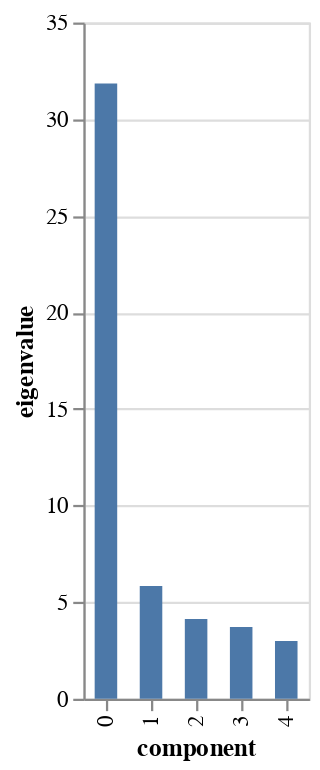

The code cell stored with this chart in its notebook:
### Markdown cell above
Eigenvalues can also be visualized with a [scree plot](https://www.wikiwand.com/en/Scree_plot).

### Code cell
pca.scree_plot()

### Figure 1 — Vega-Lite specification as saved in the notebook (floating-point values rounded to 4 significant figures)
{"config": {"view": {"continuousWidth": 400, "continuousHeight": 300}}, "data": {"name": "data-13c1d6612ebee8c784cd0e1f27827df4"}, "mark": {"type": "bar", "size": 10}, "encoding": {"tooltip": [{"field": "component", "type": "nominal"}, {"field": "eigenvalue", "type": "quantitative"}, {"field": "% of variance", "type": "quantitative"}, {"field": "% of variance (cumulative)", "type": "quantitative"}], "x": {"field": "component", "type": "nominal"}, "y": {"field": "eigenvalue", "type": "quantitative"}}, "$schema": "https://vega.github.io/schema/vega-lite/v4.17.0.json", "datasets": {"data-13c1d6612ebee8c784cd0e1f27827df4": [{"component": "0", "eigenvalue": 31.84, "% of variance": 35.38, "% of variance (cumulative)": 35.38}, {"component": "1", "eigenvalue": 5.832, "% of variance": 6.48, "% of variance (cumulative)": 41.86}, {"component": "2", "eigenvalue": 4.124, "% of variance": 4.583, "% of variance (cumulative)": 46.44}, {"component": "3", "eigenvalue": 3.719, "% of variance": 4.133, "% of variance (cumulative)": 50.57}, {"component": "4", "eigenvalue": 2.989, "% of variance": 3.321, "% of variance (cumulative)": 53.89}]}}
